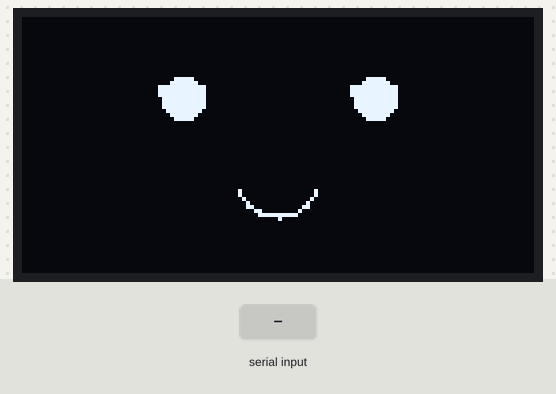
The sketch below on a simulated ESP32. On the bench: 128×64 one-colour display. The inputs (shaded band) are chosen by the test bench. WiFi joins after 1.5 s; servers stay silent unless stated; uploads are accepted with an empty reply; what the sketch prints to the serial monitor is not drawn.

Above: at 5.2 s.
5.3 s: "sad" received over Serial
At 5.9 s:
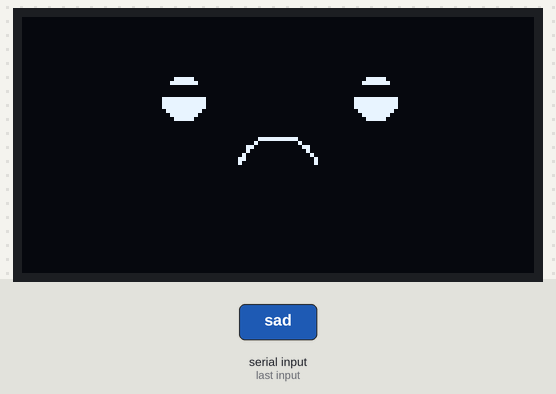
7.5 s: "happy" received over Serial
At 8.1 s:
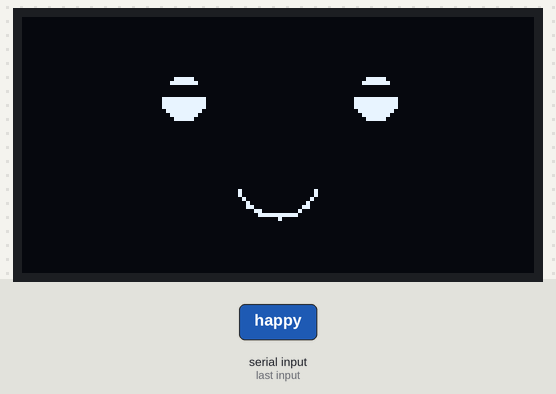
9.2 s: "1" received over Serial
At 9.34 s:
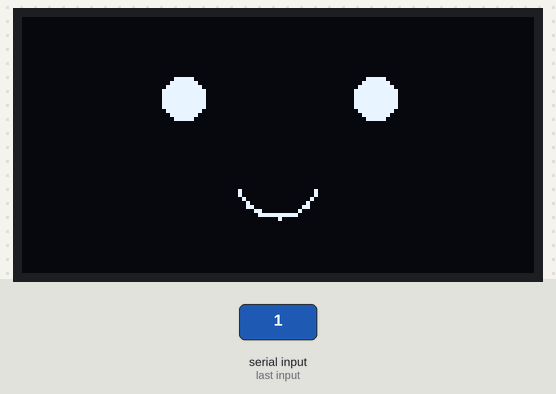
Timing chart, 0 to 12.2 s (numbered marks = the images above; inputs shaded):
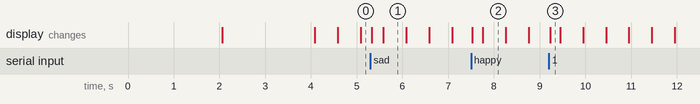

The sketch:

sketch_oct26a.ino
```cpp
#include <Wire.h> // current
#include <Adafruit_GFX.h>
#include <Adafruit_SSD1306.h>
#include <WiFi.h>
#include <HTTPClient.h>
#include <ArduinoJson.h>
#include <math.h>

#define SCREEN_WIDTH 128 // OLED display width, in pixels
#define SCREEN_HEIGHT 64 // OLED display height, in pixels

#define OLED_RESET -1 // Reset pin # (or -1 if sharing Arduino reset pin)
Adafruit_SSD1306 display(SCREEN_WIDTH, SCREEN_HEIGHT, &Wire, OLED_RESET);

const char* ssid = "Nexttech";
const char* password = "aditya2006";
const char* Gemini_Token = "AIzaSyD2jPHEZFwWWKNn5onhlaNJM4bKQIm_c7s";
const char* Gemini_Max_Tokens = "100";
String res = "";

// Timing variables for non-blocking blinking
unsigned long previousMillis = 0;
const long interval = 500; // Blink every 500ms
bool eyelidsClosed = false;
bool isHappy = true; // Tracks current facial expression, happy by default

void setup() {
  Serial.begin(115200);

  // Initialize Wi-Fi
  WiFi.mode(WIFI_STA);
  WiFi.begin(ssid, password);
  Serial.print("Connecting to WiFi...");
  while (WiFi.status() != WL_CONNECTED) {
    delay(1000);
    Serial.print(".");
  }
  Serial.println("Connected to WiFi!");
  Serial.print("IP Address: ");
  Serial.println(WiFi.localIP());

  // Initialize the OLED display
  if (!display.begin(SSD1306_SWITCHCAPVCC, 0x3C)) {
    Serial.println(F("SSD1306 allocation failed"));
    for (;;);
  }

  display.clearDisplay();
  drawFace(true); // Start with a happy face
  display.display();
  delay(2000);
}

void loop() {
  // Blink the eyes non-blocking
  blinkEyes();

  // Handle Gemini bot question/answer functionality if data is available
  if (Serial.available()) {
    askGeminiQuestion();
  }
}

void blinkEyes() {
  unsigned long currentMillis = millis();

  // Check if it's time to toggle eyelid state
  if (currentMillis - previousMillis >= interval) {
    previousMillis = currentMillis;

    // Toggle eyelids open/close
    eyelidsClosed = !eyelidsClosed;
    drawEyelids(eyelidsClosed);
    display.display();
  }
}

void askGeminiQuestion() {
  // Read question from Serial input
  Serial.println("Ask your Question : ");
  while (Serial.available()) {
    char add = Serial.read();
    res += add;
    delay(1);
  }
  res.trim();

  // Determine the mood based on the input
  if (res.indexOf("sad") != -1) {
    isHappy = false; // Set to sad face
  } else if (res.indexOf("happy") != -1) {
    isHappy = true; // Set to happy face
  }

  // Draw the appropriate face
  display.clearDisplay();
  drawFace(isHappy);
  display.display();

  res = "\"" + res + "\"";
  Serial.print("Asking Your Question : ");
  Serial.println(res);

  HTTPClient https;
  if (https.begin("https://generativelanguage.googleapis.com/v1beta/models/gemini-1.5-flash:generateContent?key=" + String(Gemini_Token))) {
    https.addHeader("Content-Type", "application/json");
    String payload = "{\"contents\": [{\"parts\":[{\"text\":" + res + "}]}],\"generationConfig\": {\"maxOutputTokens\": " + String(Gemini_Max_Tokens) + "}}";
    int httpCode = https.POST(payload);

    if (httpCode == HTTP_CODE_OK || httpCode == HTTP_CODE_MOVED_PERMANENTLY) {
      String response = https.getString();
      DynamicJsonDocument doc(1024);
      deserializeJson(doc, response);
      String answer = doc["candidates"][0]["content"]["parts"][0]["text"];
      answer.trim();

      Serial.println("Here is your Answer: ");
      Serial.println(answer);
    } else {
      Serial.printf("[HTTPS] GET... failed, error: %s\n", https.errorToString(httpCode).c_str());
    }
    https.end();
  } else {
    Serial.println("[HTTPS] Unable to connect");
  }
  res = "";
}

void drawFace(bool happy) {
  int radius = 10;
  int centerX = 64;
  int centerY = 40;

  // Draw mouth based on mood
  if (happy) {
    // Happy mouth (smiling arc)
    for (int angle = 20; angle <= 160; angle += 5) {
      int x = centerX + radius * cos(radians(angle));
      int y = centerY + radius * sin(radians(angle));
      display.drawPixel(x, y, SSD1306_WHITE);
    }
  } else {
    // Sad mouth (frowning arc)
    for (int angle = 200; angle <= 340; angle += 5) {
      int x = centerX + radius * cos(radians(angle));
      int y = centerY + radius * sin(radians(angle));
      display.drawPixel(x, y, SSD1306_WHITE);
    }
  }

  // Draw eyes (the same for happy and sad faces)
  display.fillCircle(40, 20, 5, SSD1306_WHITE); // Left eye
  display.fillCircle(88, 20, 5, SSD1306_WHITE); // Right eye
}

void drawEyelids(bool closing) {
  int leftEyeX = 40;
  int leftEyeY = 20;
  int rightEyeX = 88;
  int rightEyeY = 20;

  if (closing) {
    // Draw eyelids covering the eyes (closing)
    display.fillRect(leftEyeX - 6, leftEyeY - 3, 12, 3, SSD1306_WHITE);
    display.fillRect(rightEyeX - 6, rightEyeY - 3, 12, 3, SSD1306_WHITE);
  } else {
    // Clear eyelids (opening)
    display.fillRect(leftEyeX - 6, leftEyeY - 3, 12, 3, SSD1306_BLACK);
    display.fillRect(rightEyeX - 6, rightEyeY - 3, 12, 3, SSD1306_BLACK);
  }
}
```

Measured:
- after the input at 5.3 s, the display: first changes at once (image 1 shows a later state)
- after the input at 7.5 s, the display: first changes at once (image 2 shows a later state)
- after the input at 9.2 s, the display: changes at once (image 3)
- what the display in image 1 shows lasts 0.5 s, from 5.6 s to 6.1 s
